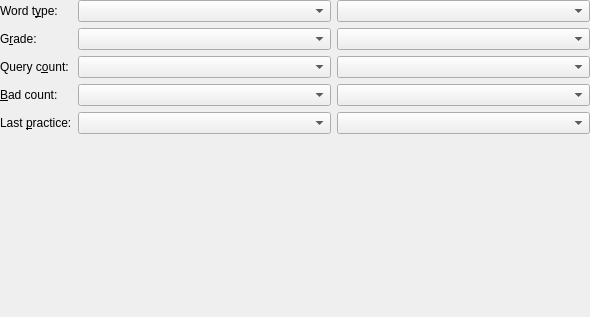
<ui version="4.0" >
 <class>ThresholdOptionsBase</class>
 <widget class="QWidget" name="ThresholdOptionsBase" >
  <property name="geometry" >
   <rect>
    <x>0</x>
    <y>0</y>
    <width>590</width>
    <height>317</height>
   </rect>
  </property>
  <layout class="QGridLayout" >
   <property name="leftMargin" >
    <number>0</number>
   </property>
   <property name="topMargin" >
    <number>0</number>
   </property>
   <property name="rightMargin" >
    <number>0</number>
   </property>
   <property name="bottomMargin" >
    <number>0</number>
   </property>
   <property name="horizontalSpacing" >
    <number>6</number>
   </property>
   <property name="verticalSpacing" >
    <number>6</number>
   </property>
   <item row="0" column="0" >
    <widget class="QLabel" name="label_type" >
     <property name="text" >
      <string>Word t&amp;ype:</string>
     </property>
     <property name="buddy" >
      <cstring>typecomp</cstring>
     </property>
    </widget>
   </item>
   <item row="0" column="1" >
    <widget class="QComboBox" name="typecomp" >
     <property name="sizePolicy" >
      <sizepolicy vsizetype="Fixed" hsizetype="MinimumExpanding" >
       <horstretch>0</horstretch>
       <verstretch>0</verstretch>
      </sizepolicy>
     </property>
    </widget>
   </item>
   <item row="0" column="2" >
    <widget class="QComboBox" name="typelist" >
     <property name="sizePolicy" >
      <sizepolicy vsizetype="Fixed" hsizetype="MinimumExpanding" >
       <horstretch>0</horstretch>
       <verstretch>0</verstretch>
      </sizepolicy>
     </property>
    </widget>
   </item>
   <item row="1" column="0" >
    <widget class="QLabel" name="label_grade" >
     <property name="text" >
      <string>G&amp;rade:</string>
     </property>
     <property name="buddy" >
      <cstring>gradecomp</cstring>
     </property>
    </widget>
   </item>
   <item row="1" column="1" >
    <widget class="QComboBox" name="gradecomp" />
   </item>
   <item row="1" column="2" >
    <widget class="QComboBox" name="gradelist" />
   </item>
   <item row="2" column="0" >
    <widget class="QLabel" name="label_qcount" >
     <property name="text" >
      <string>Query c&amp;ount:</string>
     </property>
     <property name="buddy" >
      <cstring>querycomp</cstring>
     </property>
    </widget>
   </item>
   <item row="2" column="1" >
    <widget class="QComboBox" name="querycomp" />
   </item>
   <item row="2" column="2" >
    <widget class="QComboBox" name="querylist" />
   </item>
   <item row="3" column="0" >
    <widget class="QLabel" name="label_bcount" >
     <property name="text" >
      <string>&amp;Bad count:</string>
     </property>
     <property name="buddy" >
      <cstring>badcomp</cstring>
     </property>
    </widget>
   </item>
   <item row="3" column="1" >
    <widget class="QComboBox" name="badcomp" />
   </item>
   <item row="3" column="2" >
    <widget class="QComboBox" name="badlist" />
   </item>
   <item row="4" column="0" >
    <widget class="QLabel" name="label_qdate" >
     <property name="text" >
      <string>Last &amp;practice:</string>
     </property>
     <property name="buddy" >
      <cstring>datecomp</cstring>
     </property>
    </widget>
   </item>
   <item row="4" column="1" >
    <widget class="QComboBox" name="datecomp" />
   </item>
   <item row="4" column="2" >
    <widget class="QComboBox" name="datelist" />
   </item>
   <item row="7" column="0" colspan="3" >
    <spacer>
     <property name="orientation" >
      <enum>Qt::Vertical</enum>
     </property>
     <property name="sizeType" >
      <enum>QSizePolicy::Expanding</enum>
     </property>
     <property name="sizeHint" >
      <size>
       <width>290</width>
       <height>16</height>
      </size>
     </property>
    </spacer>
   </item>
  </layout>
 </widget>
 <layoutdefault spacing="6" margin="11" />
 <pixmapfunction>qPixmapFromMimeSource</pixmapfunction>
 <tabstops>
  <tabstop>typecomp</tabstop>
  <tabstop>typelist</tabstop>
  <tabstop>gradecomp</tabstop>
  <tabstop>gradelist</tabstop>
  <tabstop>querycomp</tabstop>
  <tabstop>querylist</tabstop>
  <tabstop>badcomp</tabstop>
  <tabstop>badlist</tabstop>
  <tabstop>datecomp</tabstop>
  <tabstop>datelist</tabstop>
 </tabstops>
 <resources/>
 <connections/>
</ui>
